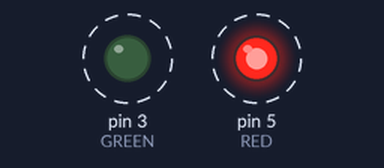
Simulated run of this sketch. Board: Arduino Uno, built with avr-gcc and run on an emulated ATmega328P. On the bench: output pins drawn as LEDs (lit = HIGH). Dashed ring = blinking.

Above: at 0.05 s.
Timing chart, 0 to 3.0 s (numbered marks = the images above):
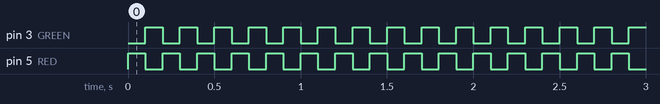

The sketch:

1_problem.ino
```cpp
#define RED 5
#define GREEN 3

void setup() {
  // put your setup code here, to run once:
  pinMode(RED, OUTPUT);
  pinMode(GREEN, OUTPUT);
  digitalWrite(RED, 0);
  digitalWrite(GREEN, 0);
  Serial.begin(9600);
}

void loop() {
  // put your main code here, to run repeatedly:
  digitalWrite(RED, HIGH);
  digitalWrite(GREEN, LOW);
  delay(100);
  digitalWrite(RED, LOW);
  digitalWrite(GREEN, HIGH);
  delay(100);
}
```

Measured:
- by itself, pin 3 (GREEN), pin 5 (RED): alternates HIGH for 0.10 s and LOW for 0.10 s
